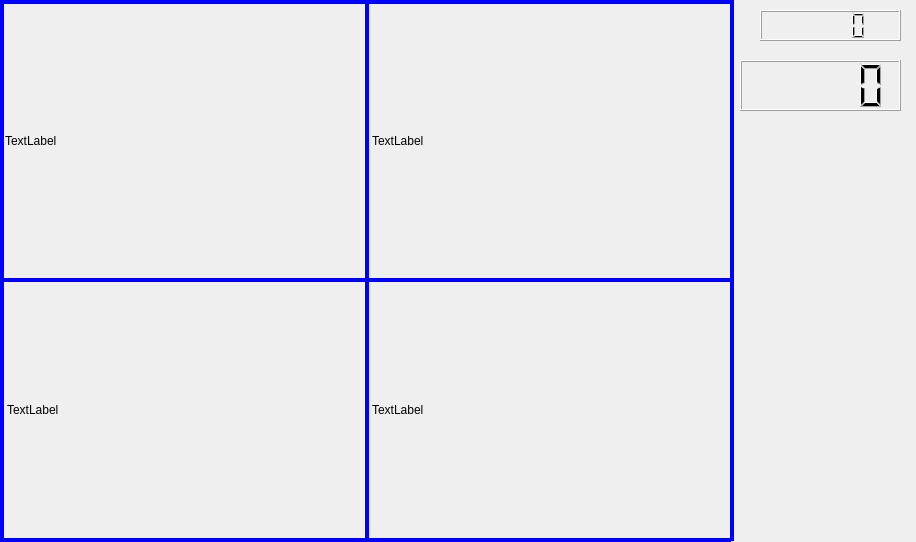
<?xml version="1.0" encoding="UTF-8"?>
<ui version="4.0">
 <class>Widget</class>
 <widget class="QWidget" name="Widget">
  <property name="geometry">
   <rect>
    <x>0</x>
    <y>0</y>
    <width>916</width>
    <height>542</height>
   </rect>
  </property>
  <property name="windowTitle">
   <string>Widget</string>
  </property>
  <widget class="QLabel" name="label0">
   <property name="geometry">
    <rect>
     <x>5</x>
     <y>7</y>
     <width>358</width>
     <height>268</height>
    </rect>
   </property>
   <property name="palette">
    <palette>
     <active>
      <colorrole role="Midlight">
       <brush brushstyle="SolidPattern">
        <color alpha="255">
         <red>0</red>
         <green>0</green>
         <blue>0</blue>
        </color>
       </brush>
      </colorrole>
      <colorrole role="Base">
       <brush brushstyle="SolidPattern">
        <color alpha="255">
         <red>199</red>
         <green>237</green>
         <blue>204</blue>
        </color>
       </brush>
      </colorrole>
      <colorrole role="Window">
       <brush brushstyle="SolidPattern">
        <color alpha="255">
         <red>0</red>
         <green>0</green>
         <blue>0</blue>
        </color>
       </brush>
      </colorrole>
     </active>
     <inactive>
      <colorrole role="Midlight">
       <brush brushstyle="SolidPattern">
        <color alpha="255">
         <red>0</red>
         <green>0</green>
         <blue>0</blue>
        </color>
       </brush>
      </colorrole>
      <colorrole role="Base">
       <brush brushstyle="SolidPattern">
        <color alpha="255">
         <red>199</red>
         <green>237</green>
         <blue>204</blue>
        </color>
       </brush>
      </colorrole>
      <colorrole role="Window">
       <brush brushstyle="SolidPattern">
        <color alpha="255">
         <red>0</red>
         <green>0</green>
         <blue>0</blue>
        </color>
       </brush>
      </colorrole>
     </inactive>
     <disabled>
      <colorrole role="Midlight">
       <brush brushstyle="SolidPattern">
        <color alpha="255">
         <red>0</red>
         <green>0</green>
         <blue>0</blue>
        </color>
       </brush>
      </colorrole>
      <colorrole role="Base">
       <brush brushstyle="SolidPattern">
        <color alpha="255">
         <red>0</red>
         <green>0</green>
         <blue>0</blue>
        </color>
       </brush>
      </colorrole>
      <colorrole role="Window">
       <brush brushstyle="SolidPattern">
        <color alpha="255">
         <red>0</red>
         <green>0</green>
         <blue>0</blue>
        </color>
       </brush>
      </colorrole>
     </disabled>
    </palette>
   </property>
   <property name="text">
    <string>TextLabel</string>
   </property>
  </widget>
  <widget class="Line" name="line">
   <property name="geometry">
    <rect>
     <x>365</x>
     <y>0</y>
     <width>4</width>
     <height>541</height>
    </rect>
   </property>
   <property name="palette">
    <palette>
     <active>
      <colorrole role="WindowText">
       <brush brushstyle="SolidPattern">
        <color alpha="255">
         <red>0</red>
         <green>0</green>
         <blue>255</blue>
        </color>
       </brush>
      </colorrole>
     </active>
     <inactive>
      <colorrole role="WindowText">
       <brush brushstyle="SolidPattern">
        <color alpha="255">
         <red>0</red>
         <green>0</green>
         <blue>255</blue>
        </color>
       </brush>
      </colorrole>
     </inactive>
     <disabled>
      <colorrole role="WindowText">
       <brush brushstyle="SolidPattern">
        <color alpha="255">
         <red>120</red>
         <green>120</green>
         <blue>120</blue>
        </color>
       </brush>
      </colorrole>
     </disabled>
    </palette>
   </property>
   <property name="frameShadow">
    <enum>QFrame::Plain</enum>
   </property>
   <property name="lineWidth">
    <number>4</number>
   </property>
   <property name="orientation">
    <enum>Qt::Vertical</enum>
   </property>
  </widget>
  <widget class="Line" name="line_2">
   <property name="geometry">
    <rect>
     <x>0</x>
     <y>278</y>
     <width>731</width>
     <height>4</height>
    </rect>
   </property>
   <property name="palette">
    <palette>
     <active>
      <colorrole role="WindowText">
       <brush brushstyle="SolidPattern">
        <color alpha="255">
         <red>0</red>
         <green>0</green>
         <blue>255</blue>
        </color>
       </brush>
      </colorrole>
      <colorrole role="Text">
       <brush brushstyle="SolidPattern">
        <color alpha="255">
         <red>0</red>
         <green>0</green>
         <blue>255</blue>
        </color>
       </brush>
      </colorrole>
      <colorrole role="ButtonText">
       <brush brushstyle="SolidPattern">
        <color alpha="255">
         <red>0</red>
         <green>0</green>
         <blue>255</blue>
        </color>
       </brush>
      </colorrole>
      <colorrole role="ToolTipText">
       <brush brushstyle="SolidPattern">
        <color alpha="255">
         <red>0</red>
         <green>0</green>
         <blue>255</blue>
        </color>
       </brush>
      </colorrole>
     </active>
     <inactive>
      <colorrole role="WindowText">
       <brush brushstyle="SolidPattern">
        <color alpha="255">
         <red>0</red>
         <green>0</green>
         <blue>255</blue>
        </color>
       </brush>
      </colorrole>
      <colorrole role="Text">
       <brush brushstyle="SolidPattern">
        <color alpha="255">
         <red>0</red>
         <green>0</green>
         <blue>255</blue>
        </color>
       </brush>
      </colorrole>
      <colorrole role="ButtonText">
       <brush brushstyle="SolidPattern">
        <color alpha="255">
         <red>0</red>
         <green>0</green>
         <blue>255</blue>
        </color>
       </brush>
      </colorrole>
      <colorrole role="ToolTipText">
       <brush brushstyle="SolidPattern">
        <color alpha="255">
         <red>0</red>
         <green>0</green>
         <blue>255</blue>
        </color>
       </brush>
      </colorrole>
     </inactive>
     <disabled>
      <colorrole role="WindowText">
       <brush brushstyle="SolidPattern">
        <color alpha="255">
         <red>120</red>
         <green>120</green>
         <blue>120</blue>
        </color>
       </brush>
      </colorrole>
      <colorrole role="Text">
       <brush brushstyle="SolidPattern">
        <color alpha="255">
         <red>120</red>
         <green>120</green>
         <blue>120</blue>
        </color>
       </brush>
      </colorrole>
      <colorrole role="ButtonText">
       <brush brushstyle="SolidPattern">
        <color alpha="255">
         <red>120</red>
         <green>120</green>
         <blue>120</blue>
        </color>
       </brush>
      </colorrole>
      <colorrole role="ToolTipText">
       <brush brushstyle="SolidPattern">
        <color alpha="255">
         <red>0</red>
         <green>0</green>
         <blue>255</blue>
        </color>
       </brush>
      </colorrole>
     </disabled>
    </palette>
   </property>
   <property name="frameShadow">
    <enum>QFrame::Plain</enum>
   </property>
   <property name="lineWidth">
    <number>4</number>
   </property>
   <property name="orientation">
    <enum>Qt::Horizontal</enum>
   </property>
  </widget>
  <widget class="QLabel" name="label1">
   <property name="geometry">
    <rect>
     <x>372</x>
     <y>7</y>
     <width>355</width>
     <height>268</height>
    </rect>
   </property>
   <property name="text">
    <string>TextLabel</string>
   </property>
  </widget>
  <widget class="QLabel" name="label2">
   <property name="geometry">
    <rect>
     <x>7</x>
     <y>285</y>
     <width>355</width>
     <height>250</height>
    </rect>
   </property>
   <property name="text">
    <string>TextLabel</string>
   </property>
  </widget>
  <widget class="QLabel" name="label3">
   <property name="geometry">
    <rect>
     <x>372</x>
     <y>285</y>
     <width>355</width>
     <height>250</height>
    </rect>
   </property>
   <property name="text">
    <string>TextLabel</string>
   </property>
  </widget>
  <widget class="Line" name="line_3">
   <property name="geometry">
    <rect>
     <x>730</x>
     <y>0</y>
     <width>4</width>
     <height>541</height>
    </rect>
   </property>
   <property name="palette">
    <palette>
     <active>
      <colorrole role="WindowText">
       <brush brushstyle="SolidPattern">
        <color alpha="255">
         <red>0</red>
         <green>0</green>
         <blue>255</blue>
        </color>
       </brush>
      </colorrole>
     </active>
     <inactive>
      <colorrole role="WindowText">
       <brush brushstyle="SolidPattern">
        <color alpha="255">
         <red>0</red>
         <green>0</green>
         <blue>255</blue>
        </color>
       </brush>
      </colorrole>
     </inactive>
     <disabled>
      <colorrole role="WindowText">
       <brush brushstyle="SolidPattern">
        <color alpha="255">
         <red>120</red>
         <green>120</green>
         <blue>120</blue>
        </color>
       </brush>
      </colorrole>
     </disabled>
    </palette>
   </property>
   <property name="frameShadow">
    <enum>QFrame::Plain</enum>
   </property>
   <property name="lineWidth">
    <number>4</number>
   </property>
   <property name="orientation">
    <enum>Qt::Vertical</enum>
   </property>
  </widget>
  <widget class="Line" name="line_4">
   <property name="geometry">
    <rect>
     <x>0</x>
     <y>0</y>
     <width>4</width>
     <height>541</height>
    </rect>
   </property>
   <property name="palette">
    <palette>
     <active>
      <colorrole role="WindowText">
       <brush brushstyle="SolidPattern">
        <color alpha="255">
         <red>0</red>
         <green>0</green>
         <blue>255</blue>
        </color>
       </brush>
      </colorrole>
     </active>
     <inactive>
      <colorrole role="WindowText">
       <brush brushstyle="SolidPattern">
        <color alpha="255">
         <red>0</red>
         <green>0</green>
         <blue>255</blue>
        </color>
       </brush>
      </colorrole>
     </inactive>
     <disabled>
      <colorrole role="WindowText">
       <brush brushstyle="SolidPattern">
        <color alpha="255">
         <red>120</red>
         <green>120</green>
         <blue>120</blue>
        </color>
       </brush>
      </colorrole>
     </disabled>
    </palette>
   </property>
   <property name="frameShadow">
    <enum>QFrame::Plain</enum>
   </property>
   <property name="lineWidth">
    <number>4</number>
   </property>
   <property name="orientation">
    <enum>Qt::Vertical</enum>
   </property>
  </widget>
  <widget class="Line" name="line_5">
   <property name="geometry">
    <rect>
     <x>-1</x>
     <y>0</y>
     <width>731</width>
     <height>4</height>
    </rect>
   </property>
   <property name="palette">
    <palette>
     <active>
      <colorrole role="WindowText">
       <brush brushstyle="SolidPattern">
        <color alpha="255">
         <red>0</red>
         <green>0</green>
         <blue>255</blue>
        </color>
       </brush>
      </colorrole>
      <colorrole role="Text">
       <brush brushstyle="SolidPattern">
        <color alpha="255">
         <red>0</red>
         <green>0</green>
         <blue>255</blue>
        </color>
       </brush>
      </colorrole>
      <colorrole role="ButtonText">
       <brush brushstyle="SolidPattern">
        <color alpha="255">
         <red>0</red>
         <green>0</green>
         <blue>255</blue>
        </color>
       </brush>
      </colorrole>
      <colorrole role="ToolTipText">
       <brush brushstyle="SolidPattern">
        <color alpha="255">
         <red>0</red>
         <green>0</green>
         <blue>255</blue>
        </color>
       </brush>
      </colorrole>
     </active>
     <inactive>
      <colorrole role="WindowText">
       <brush brushstyle="SolidPattern">
        <color alpha="255">
         <red>0</red>
         <green>0</green>
         <blue>255</blue>
        </color>
       </brush>
      </colorrole>
      <colorrole role="Text">
       <brush brushstyle="SolidPattern">
        <color alpha="255">
         <red>0</red>
         <green>0</green>
         <blue>255</blue>
        </color>
       </brush>
      </colorrole>
      <colorrole role="ButtonText">
       <brush brushstyle="SolidPattern">
        <color alpha="255">
         <red>0</red>
         <green>0</green>
         <blue>255</blue>
        </color>
       </brush>
      </colorrole>
      <colorrole role="ToolTipText">
       <brush brushstyle="SolidPattern">
        <color alpha="255">
         <red>0</red>
         <green>0</green>
         <blue>255</blue>
        </color>
       </brush>
      </colorrole>
     </inactive>
     <disabled>
      <colorrole role="WindowText">
       <brush brushstyle="SolidPattern">
        <color alpha="255">
         <red>120</red>
         <green>120</green>
         <blue>120</blue>
        </color>
       </brush>
      </colorrole>
      <colorrole role="Text">
       <brush brushstyle="SolidPattern">
        <color alpha="255">
         <red>120</red>
         <green>120</green>
         <blue>120</blue>
        </color>
       </brush>
      </colorrole>
      <colorrole role="ButtonText">
       <brush brushstyle="SolidPattern">
        <color alpha="255">
         <red>120</red>
         <green>120</green>
         <blue>120</blue>
        </color>
       </brush>
      </colorrole>
      <colorrole role="ToolTipText">
       <brush brushstyle="SolidPattern">
        <color alpha="255">
         <red>0</red>
         <green>0</green>
         <blue>255</blue>
        </color>
       </brush>
      </colorrole>
     </disabled>
    </palette>
   </property>
   <property name="frameShadow">
    <enum>QFrame::Plain</enum>
   </property>
   <property name="lineWidth">
    <number>4</number>
   </property>
   <property name="orientation">
    <enum>Qt::Horizontal</enum>
   </property>
  </widget>
  <widget class="Line" name="line_6">
   <property name="geometry">
    <rect>
     <x>0</x>
     <y>538</y>
     <width>731</width>
     <height>4</height>
    </rect>
   </property>
   <property name="palette">
    <palette>
     <active>
      <colorrole role="WindowText">
       <brush brushstyle="SolidPattern">
        <color alpha="255">
         <red>0</red>
         <green>0</green>
         <blue>255</blue>
        </color>
       </brush>
      </colorrole>
      <colorrole role="Text">
       <brush brushstyle="SolidPattern">
        <color alpha="255">
         <red>0</red>
         <green>0</green>
         <blue>255</blue>
        </color>
       </brush>
      </colorrole>
      <colorrole role="ButtonText">
       <brush brushstyle="SolidPattern">
        <color alpha="255">
         <red>0</red>
         <green>0</green>
         <blue>255</blue>
        </color>
       </brush>
      </colorrole>
      <colorrole role="ToolTipText">
       <brush brushstyle="SolidPattern">
        <color alpha="255">
         <red>0</red>
         <green>0</green>
         <blue>255</blue>
        </color>
       </brush>
      </colorrole>
     </active>
     <inactive>
      <colorrole role="WindowText">
       <brush brushstyle="SolidPattern">
        <color alpha="255">
         <red>0</red>
         <green>0</green>
         <blue>255</blue>
        </color>
       </brush>
      </colorrole>
      <colorrole role="Text">
       <brush brushstyle="SolidPattern">
        <color alpha="255">
         <red>0</red>
         <green>0</green>
         <blue>255</blue>
        </color>
       </brush>
      </colorrole>
      <colorrole role="ButtonText">
       <brush brushstyle="SolidPattern">
        <color alpha="255">
         <red>0</red>
         <green>0</green>
         <blue>255</blue>
        </color>
       </brush>
      </colorrole>
      <colorrole role="ToolTipText">
       <brush brushstyle="SolidPattern">
        <color alpha="255">
         <red>0</red>
         <green>0</green>
         <blue>255</blue>
        </color>
       </brush>
      </colorrole>
     </inactive>
     <disabled>
      <colorrole role="WindowText">
       <brush brushstyle="SolidPattern">
        <color alpha="255">
         <red>120</red>
         <green>120</green>
         <blue>120</blue>
        </color>
       </brush>
      </colorrole>
      <colorrole role="Text">
       <brush brushstyle="SolidPattern">
        <color alpha="255">
         <red>120</red>
         <green>120</green>
         <blue>120</blue>
        </color>
       </brush>
      </colorrole>
      <colorrole role="ButtonText">
       <brush brushstyle="SolidPattern">
        <color alpha="255">
         <red>120</red>
         <green>120</green>
         <blue>120</blue>
        </color>
       </brush>
      </colorrole>
      <colorrole role="ToolTipText">
       <brush brushstyle="SolidPattern">
        <color alpha="255">
         <red>0</red>
         <green>0</green>
         <blue>255</blue>
        </color>
       </brush>
      </colorrole>
     </disabled>
    </palette>
   </property>
   <property name="frameShadow">
    <enum>QFrame::Plain</enum>
   </property>
   <property name="lineWidth">
    <number>4</number>
   </property>
   <property name="orientation">
    <enum>Qt::Horizontal</enum>
   </property>
  </widget>
  <widget class="QLCDNumber" name="lcdDate_1">
   <property name="geometry">
    <rect>
     <x>760</x>
     <y>10</y>
     <width>141</width>
     <height>31</height>
    </rect>
   </property>
   <property name="palette">
    <palette>
     <active>
      <colorrole role="Highlight">
       <brush brushstyle="SolidPattern">
        <color alpha="255">
         <red>0</red>
         <green>0</green>
         <blue>0</blue>
        </color>
       </brush>
      </colorrole>
      <colorrole role="Link">
       <brush brushstyle="SolidPattern">
        <color alpha="255">
         <red>0</red>
         <green>0</green>
         <blue>0</blue>
        </color>
       </brush>
      </colorrole>
     </active>
     <inactive>
      <colorrole role="Highlight">
       <brush brushstyle="SolidPattern">
        <color alpha="255">
         <red>0</red>
         <green>0</green>
         <blue>0</blue>
        </color>
       </brush>
      </colorrole>
      <colorrole role="Link">
       <brush brushstyle="SolidPattern">
        <color alpha="255">
         <red>0</red>
         <green>0</green>
         <blue>0</blue>
        </color>
       </brush>
      </colorrole>
     </inactive>
     <disabled>
      <colorrole role="Highlight">
       <brush brushstyle="SolidPattern">
        <color alpha="255">
         <red>51</red>
         <green>153</green>
         <blue>255</blue>
        </color>
       </brush>
      </colorrole>
      <colorrole role="Link">
       <brush brushstyle="SolidPattern">
        <color alpha="255">
         <red>0</red>
         <green>0</green>
         <blue>0</blue>
        </color>
       </brush>
      </colorrole>
     </disabled>
    </palette>
   </property>
  </widget>
  <widget class="QLCDNumber" name="lcdTime_1">
   <property name="geometry">
    <rect>
     <x>740</x>
     <y>60</y>
     <width>161</width>
     <height>51</height>
    </rect>
   </property>
   <property name="palette">
    <palette>
     <active>
      <colorrole role="Highlight">
       <brush brushstyle="SolidPattern">
        <color alpha="255">
         <red>0</red>
         <green>0</green>
         <blue>0</blue>
        </color>
       </brush>
      </colorrole>
      <colorrole role="Link">
       <brush brushstyle="SolidPattern">
        <color alpha="255">
         <red>0</red>
         <green>0</green>
         <blue>0</blue>
        </color>
       </brush>
      </colorrole>
     </active>
     <inactive>
      <colorrole role="Highlight">
       <brush brushstyle="SolidPattern">
        <color alpha="255">
         <red>0</red>
         <green>0</green>
         <blue>0</blue>
        </color>
       </brush>
      </colorrole>
      <colorrole role="Link">
       <brush brushstyle="SolidPattern">
        <color alpha="255">
         <red>0</red>
         <green>0</green>
         <blue>0</blue>
        </color>
       </brush>
      </colorrole>
     </inactive>
     <disabled>
      <colorrole role="Highlight">
       <brush brushstyle="SolidPattern">
        <color alpha="255">
         <red>51</red>
         <green>153</green>
         <blue>255</blue>
        </color>
       </brush>
      </colorrole>
      <colorrole role="Link">
       <brush brushstyle="SolidPattern">
        <color alpha="255">
         <red>0</red>
         <green>0</green>
         <blue>0</blue>
        </color>
       </brush>
      </colorrole>
     </disabled>
    </palette>
   </property>
  </widget>
  <zorder>label0</zorder>
  <zorder>line</zorder>
  <zorder>label1</zorder>
  <zorder>label2</zorder>
  <zorder>label3</zorder>
  <zorder>line_3</zorder>
  <zorder>line_4</zorder>
  <zorder>line_2</zorder>
  <zorder>line_5</zorder>
  <zorder>line_6</zorder>
  <zorder>lcdDate_1</zorder>
  <zorder>lcdTime_1</zorder>
 </widget>
 <layoutdefault spacing="6" margin="11"/>
 <resources/>
 <connections/>
</ui>
